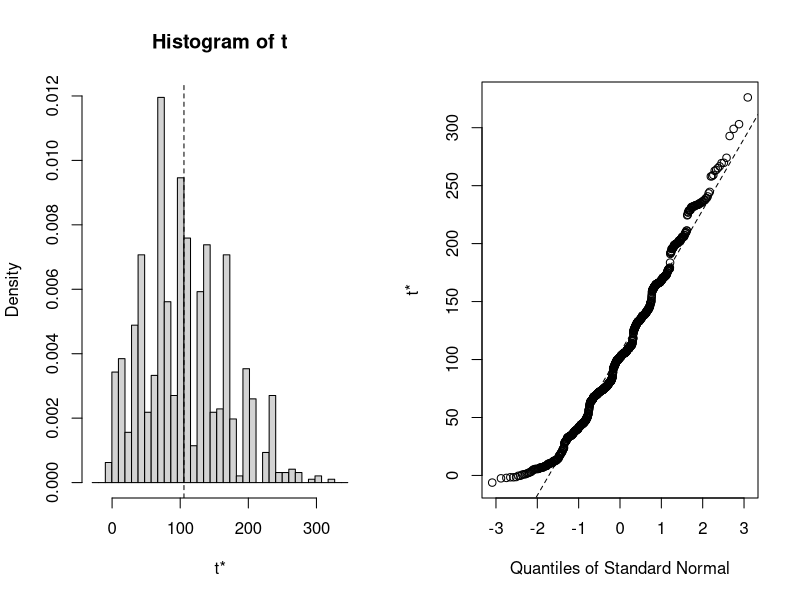

Here is the R script that generated this plot:
library(boot)

dataLang <- read.csv("data.csv")
diff <- dataLang$R - dataLang$Python

samplemean <- function(x, d) {
  return(mean(x[d]))
}
results <- boot(data=diff, statistic=samplemean, R=1000)

# view results
results
plot(results)
# get 95% confidence interval
boot.ci(results, type="bca")
